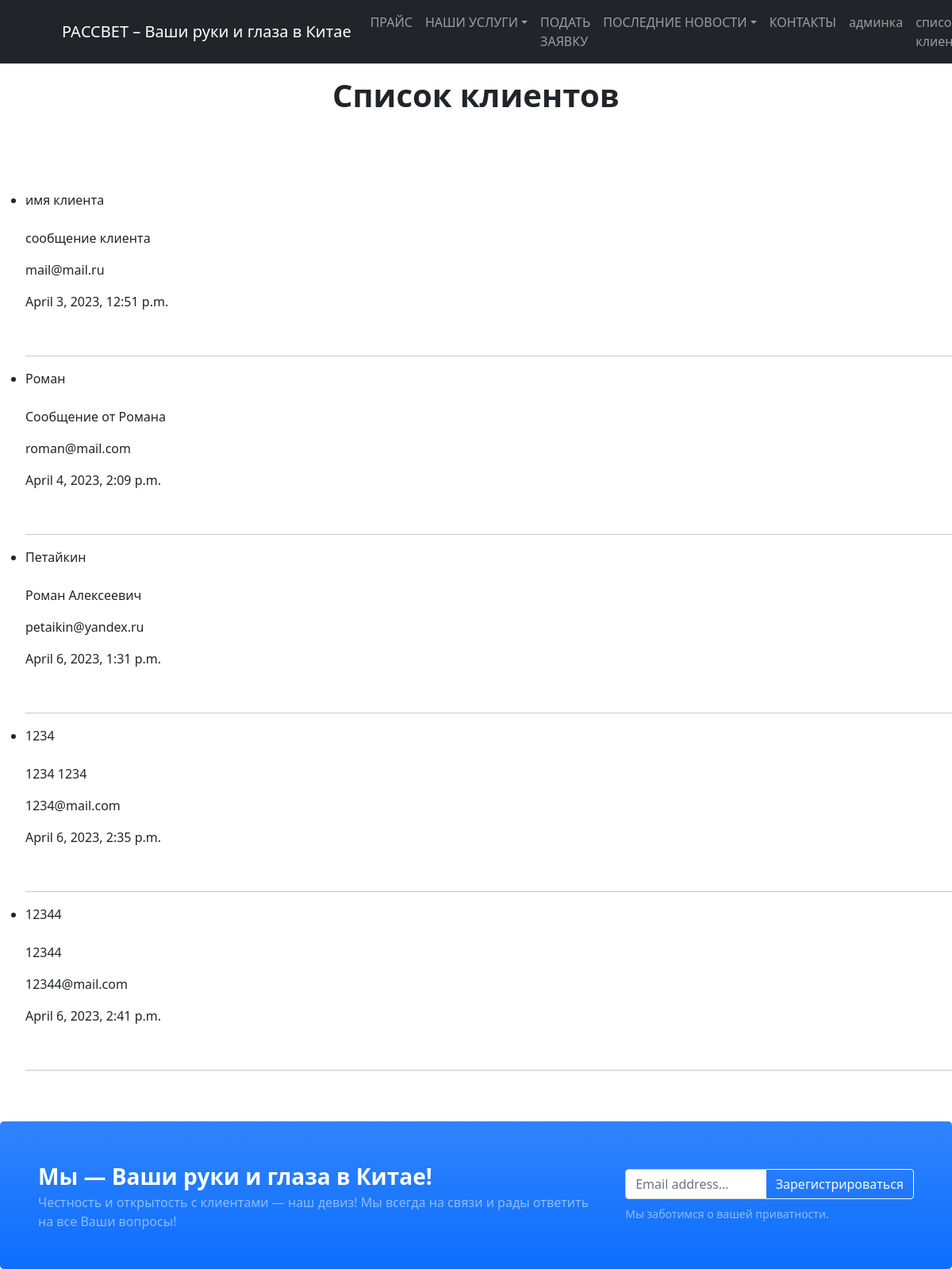
/client_list/, run on the app's committed database.
### test_app/models.py (models this page shows, shortened)
class Client(models.Model):
    name = models.CharField(max_length=32, unique=True)
    description = models.TextField()
    email = models.EmailField(max_length=32, unique=True)
    create = models.DateTimeField(default=timezone.now)

### test_app/views.py (the view)
# urls.py: path('client_list/', views.ClientsListView.as_view(), name='client_list'),
class ClientsListView(ListView, NewsContextMixin):
    model = Client
    template_name = 'client_list.html'

### test_app/views.py (called while the page is built, shortened)
    def get_context_data(self, *args, **kwargs):
        context = super().get_context_data(**kwargs)
        news = News.objects.order_by('-id')
        if len(news) == 0:
            return context
        elif len(news) == 1:
            news00 = news[0]
            context['news00'] = news00
            return context
        elif len(news) == 2:
            news00 = news[0]
            context['news00'] = news00
            news01 = news[1]
            context['news01'] = news01
            return context

### test_app/templates/test_app/client_list.html (shortened to what this page needs)
{% load static %}
<!DOCTYPE html>
<html lang="en">
    <head>
        {% include 'test_app/include_files/head.html' %}
    </head>
    <body class="d-flex flex-column">
        <main class="flex-shrink-0">
            {% include 'test_app/include_files/navigation.html' %}
            <header class="py-5">
                <div class="container px-5">
                    <div class="row justify-content-center">
                        <div class="col-lg-8 col-xxl-6">
                            <div class="text-center my-5">
                                <h1 class="fw-bolder mb-3">Список клиентов</h1>
                            </div>
                        </div>
                    </div>
                </div>
            </header>
            <ul>
                {% for item in object_list %}
                    <li>
                        {{item.name}}
                    </li>
                    <br>
                    <p>{{item.description}}</p>
                    <p>{{item.email}}</p>
                    <p>{{item.create}}</p>
                    <br>
                    <hr>
                {% endfor %}
            </ul>
        </main>
        <aside class="bg-primary bg-gradient rounded-3 p-4 p-sm-5 mt-5">
            <div class="d-flex align-items-center justify-content-between flex-column flex-xl-row text-center text-xl-start">
                <div class="mb-4 mb-xl-0">
                    <div class="fs-3 fw-bold text-white">Мы — Ваши руки и глаза в Китае!</div>
                    <div class="text-white-50">Честность и открытость с клиентами — наш девиз! Мы всегда на связи и рады ответить на все Ваши вопросы!</div>
                </div>
                <div class="ms-xl-4">
                    <div class="input-group mb-2">
                        <input class="form-control" type="text" placeholder="Email address..." aria-label="Email address..." aria-describedby="button-newsletter" />
                        <button class="btn btn-outline-light" id="button-newsletter" type="button">Зарегистрироваться</button>
                    </div>
                    <div class="small text-white-50">Мы заботимся о вашей приватности.</div>
                </div>
            </div>
        </aside>
    </body>
</html>

### test_app/templates/test_app/include_files/head.html (shortened to what this page needs)
{% load static %}
<link href="https://cdn.jsdelivr.net/npm/bootstrap-icons@1.5.0/font/bootstrap-icons.css" rel="stylesheet" />
<link href="{% static 'css/styles.css' %}" rel="stylesheet" />

### test_app/templates/test_app/include_files/navigation.html (shortened to what this page needs)
<nav class="navbar navbar-expand-lg navbar-dark bg-dark">
    <div class="container px-5">
        <a class="navbar-brand" href="{% url 'test_app:index' %}">РАССВЕТ – Ваши руки и глаза в Китае</a>
        <div class="collapse navbar-collapse" id="navbarSupportedContent">
            <ul class="navbar-nav ms-auto mb-2 mb-lg-0">
                <li class="nav-item"><a class="nav-link" href="{% url 'test_app:prices' %}">ПРАЙС</a></li>
                <li class="nav-item dropdown">
                    <a class="nav-link dropdown-toggle" id="navbarDropdownPortfolio" href="" role="button" data-bs-toggle="dropdown" aria-expanded="false">НАШИ УСЛУГИ</a>
                </li>
                <li class="nav-item"><a class="nav-link" href="{% url 'test_app:submit_application' %}">ПОДАТЬ ЗАЯВКУ</a></li>
                <li class="nav-item dropdown">
                    <a class="nav-link dropdown-toggle" id="navbarDropdownPortfolio" href="" role="button" data-bs-toggle="dropdown" aria-expanded="false">ПОСЛЕДНИЕ НОВОСТИ</a>
                </li>
                <li class="nav-item"><a class="nav-link" href="{% url 'test_app:contact_us' %}">КОНТАКТЫ</a></li>
                <li class="nav-item"><a class="nav-link" href="{% url 'test_app:create_news' %}">админка</a></li>
                <li class="nav-item"><a class="nav-link" href="{% url 'test_app:client_list' %}">список клиентов</a></li>
            </ul>
        </div>
    </div>
</nav>

### data on the page
Client: name "имя клиента", description "сообщение клиента", email "mail@mail.ru", create "April 3, 2023, 12:51 p.m."
Client: name "Роман", description "Сообщение от Романа", email "roman@mail.com", create "April 4, 2023, 2:09 p.m."
Client: name "Петайкин", description "Роман Алексеевич", email "petaikin@yandex.ru", create "April 6, 2023, 1:31 p.m."
Client: name "1234", description "1234 1234", email "1234@mail.com", create "April 6, 2023, 2:35 p.m."
Client: name "12344", description "12344", email "12344@mail.com", create "April 6, 2023, 2:41 p.m."
